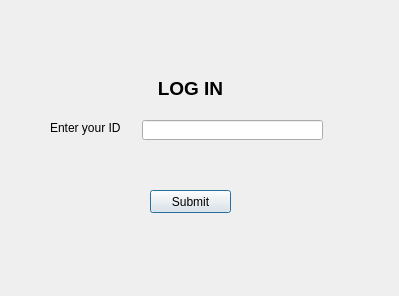
<?xml version="1.0" encoding="UTF-8"?>
<ui version="4.0">
 <class>Dialog</class>
 <widget class="QDialog" name="Dialog">
  <property name="geometry">
   <rect>
    <x>0</x>
    <y>0</y>
    <width>399</width>
    <height>296</height>
   </rect>
  </property>
  <property name="windowTitle">
   <string>Dialog</string>
  </property>
  <widget class="QLabel" name="label">
   <property name="geometry">
    <rect>
     <x>150</x>
     <y>80</y>
     <width>81</width>
     <height>16</height>
    </rect>
   </property>
   <property name="font">
    <font>
     <family>Arial</family>
     <pointsize>14</pointsize>
     <weight>75</weight>
     <bold>true</bold>
    </font>
   </property>
   <property name="frameShape">
    <enum>QFrame::NoFrame</enum>
   </property>
   <property name="frameShadow">
    <enum>QFrame::Raised</enum>
   </property>
   <property name="text">
    <string>LOG IN</string>
   </property>
   <property name="scaledContents">
    <bool>true</bool>
   </property>
   <property name="alignment">
    <set>Qt::AlignCenter</set>
   </property>
  </widget>
  <widget class="QLabel" name="label_2">
   <property name="geometry">
    <rect>
     <x>50</x>
     <y>120</y>
     <width>71</width>
     <height>16</height>
    </rect>
   </property>
   <property name="text">
    <string>Enter your ID:</string>
   </property>
  </widget>
  <widget class="QLineEdit" name="lineEdit">
   <property name="geometry">
    <rect>
     <x>142</x>
     <y>120</y>
     <width>181</width>
     <height>20</height>
    </rect>
   </property>
  </widget>
  <widget class="QPushButton" name="pushButton">
   <property name="geometry">
    <rect>
     <x>150</x>
     <y>190</y>
     <width>81</width>
     <height>23</height>
    </rect>
   </property>
   <property name="text">
    <string>Submit</string>
   </property>
  </widget>
 </widget>
 <resources/>
 <connections/>
</ui>
